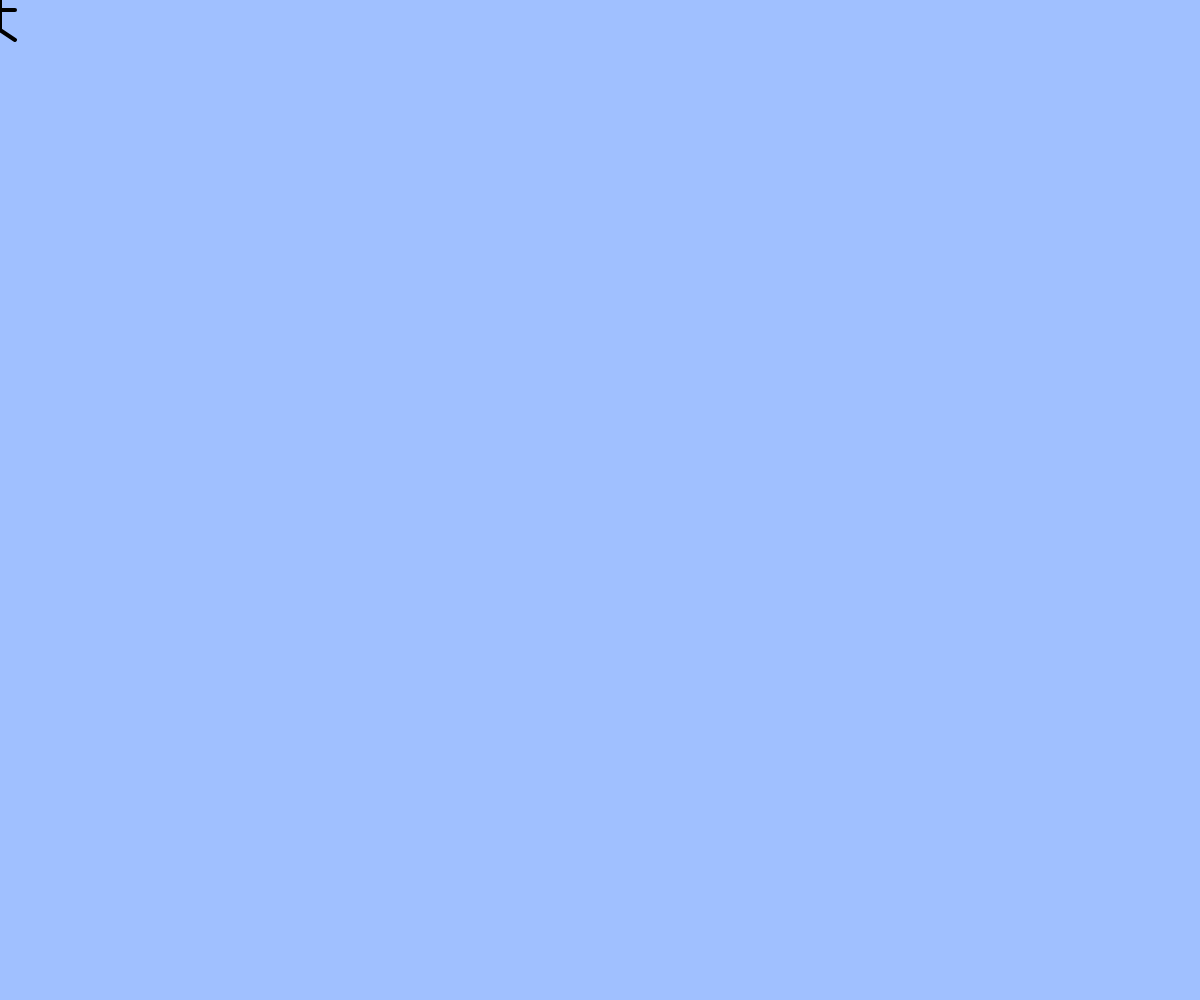
Frame 1 (no input)
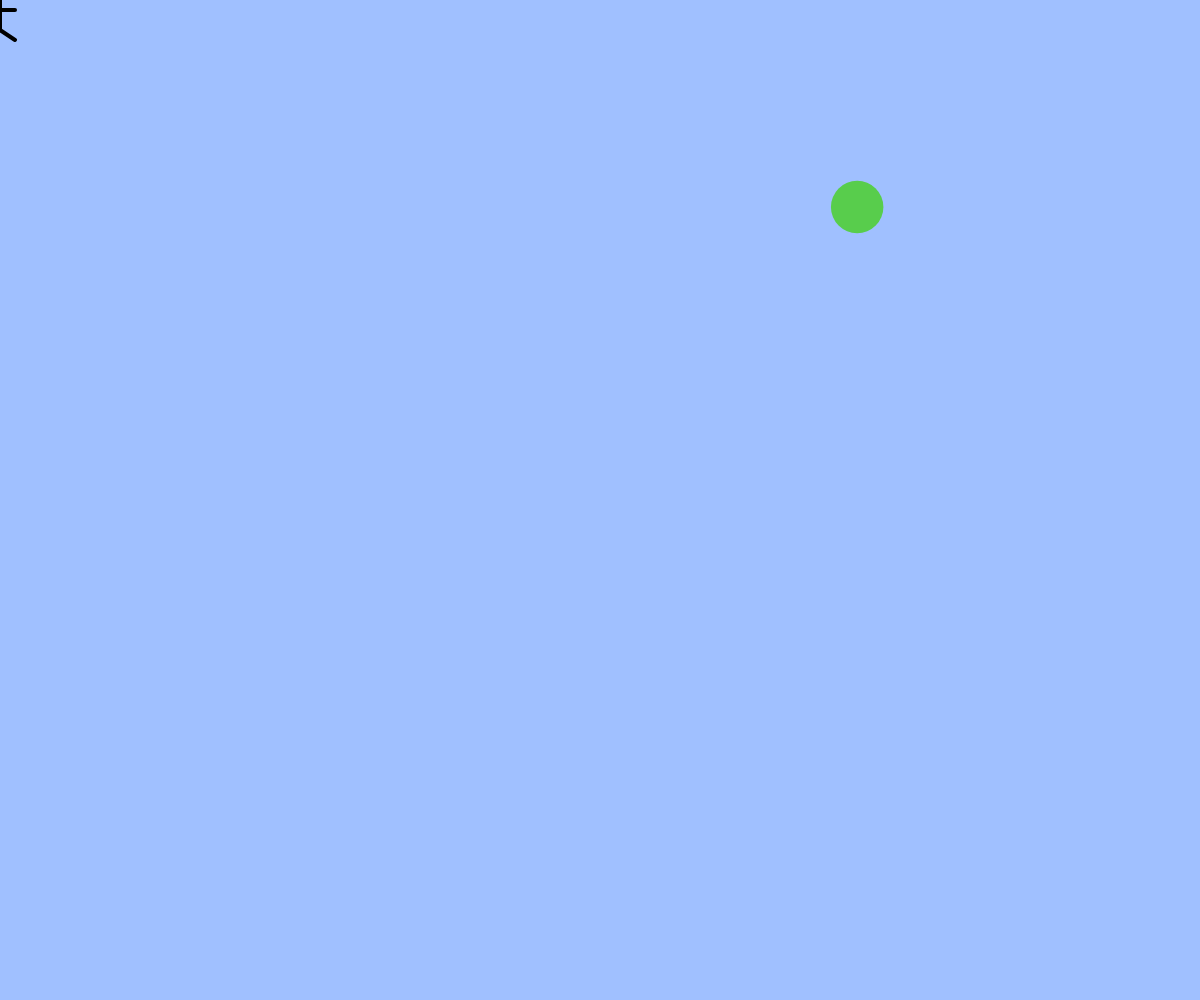
Frame 60 (no input)
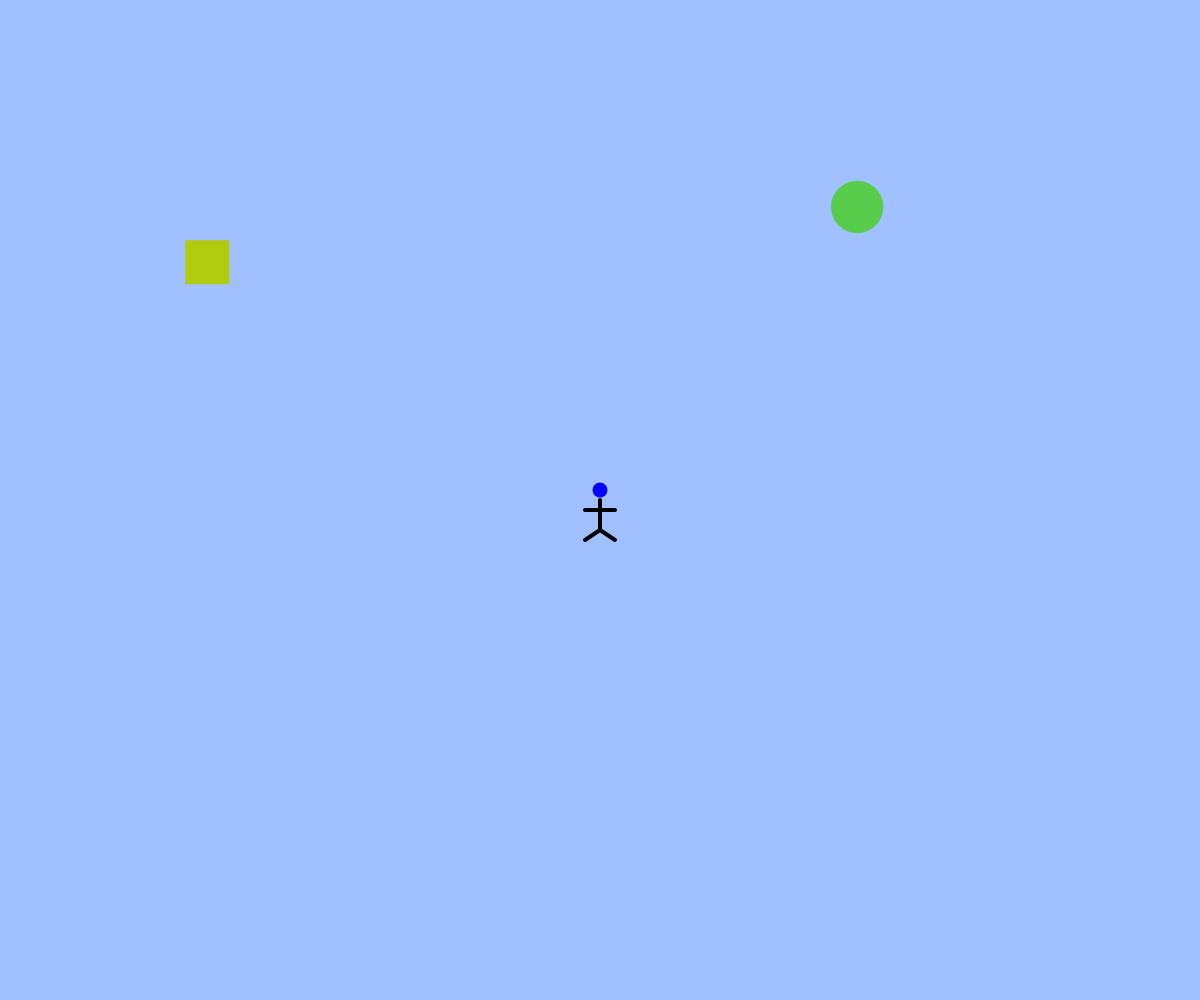
Frame 120 (the mouse pressed at the canvas centre since frame 60)

The p5.js sketch that drew these frames (run headless with seeded random() and noise() and a simulated clock; from frame 60 on, the mouse is pressed at the canvas centre):

// p5.js sketch
// ── sketch.js
// 最終課題を制作しよう

let shapes = [];  // 画面上の図形
let cursorShape = {};  // 棒人間型カーソル

function setup() {
  createCanvas(windowWidth, windowHeight);

  // 棒人間型カーソルの初期設定
  cursorShape = {
    x: mouseX,
    y: mouseY,
    size: 30,
    color: color(0, 0, 255),  // 初期色
    headShape: "circle",  // 初期頭の形
  };
}

function draw() {
  background(160, 192, 255); 

  if (frameCount % 60 === 0) {
    generateShape();
  }

  for (let i = shapes.length - 1; i >= 0; i--) {
    let shape = shapes[i];

    if (dist(mouseX, mouseY, shape.x, shape.y) < shape.size / 2) {
      cursorShape.size *= 1.05;  
      
      if (shape.type === "circle") {
        cursorShape.headShape = "circle"; 
        cursorShape.color = color(random(255), 0, 0); 
      } else if (shape.type === "square") {
        cursorShape.headShape = "square";  
        cursorShape.color = color(0, random(255), 0); 
      } else if (shape.type === "triangle") {
        cursorShape.headShape = "triangle";  
        cursorShape.color = color(0, 0, random(255)); 
      }

      
      shapes.splice(i, 1);  
    } else {
      fill(shape.color);
      noStroke();
      drawShape(shape);
    }
  }

  // 棒人間型カーソルを描画
  drawStickFigure(cursorShape);

  cursorShape.x = mouseX;
  cursorShape.y = mouseY;
}

function generateShape() {
  let shape = {
    x: random(width),
    y: random(height),
    size: random(30, 60),
    color: color(random(255), random(255), random(255)),
    type: random(["circle", "square", "triangle"]),
  };
  shapes.push(shape);
}

function drawShape(shape) {
  if (shape.type === "circle") {
    ellipse(shape.x, shape.y, shape.size, shape.size);
  } else if (shape.type === "square") {
    rectMode(CENTER);
    rect(shape.x, shape.y, shape.size, shape.size);
  } else if (shape.type === "triangle") {
    triangle(
      shape.x, shape.y - shape.size / 2, 
      shape.x - shape.size / 2, shape.y + shape.size / 2, 
      shape.x + shape.size / 2, shape.y + shape.size / 2 
    );
  }
}

// 棒人間型カーソルを描画する
function drawStickFigure(cursor) {
  // 頭部の描画
  fill(cursor.color); // カーソルの頭部の色
  if (cursor.headShape === "circle") {
    ellipse(cursor.x, cursor.y - cursor.size / 3, cursor.size / 2, cursor.size / 2);
  } else if (cursor.headShape === "square") {
    rectMode(CENTER);
    rect(cursor.x, cursor.y - cursor.size / 3, cursor.size / 2, cursor.size / 2);
  } else if (cursor.headShape === "triangle") {
    triangle(
      cursor.x - cursor.size / 4, cursor.y - cursor.size / 3, // 左下頂点
      cursor.x + cursor.size / 4, cursor.y - cursor.size / 3, // 右下頂点
      cursor.x, cursor.y - cursor.size / 2 // 上頂点
    );
  }

  // 体（胴体部分）
  stroke(0);
  strokeWeight(4);
  line(cursor.x, cursor.y, cursor.x, cursor.y + cursor.size);
  
  // 手
  line(cursor.x - cursor.size / 2, cursor.y + cursor.size / 3, cursor.x + cursor.size / 2, cursor.y + cursor.size / 3);
  
  // 足
  line(cursor.x, cursor.y + cursor.size, cursor.x - cursor.size / 2, cursor.y + cursor.size*4/3);
  line(cursor.x, cursor.y + cursor.size, cursor.x + cursor.size / 2, cursor.y + cursor.size*4/3);
}

function windowResized() {
  resizeCanvas(windowWidth, windowHeight); // ウィンドウサイズ変更時にキャンバスをリサイズ
}
